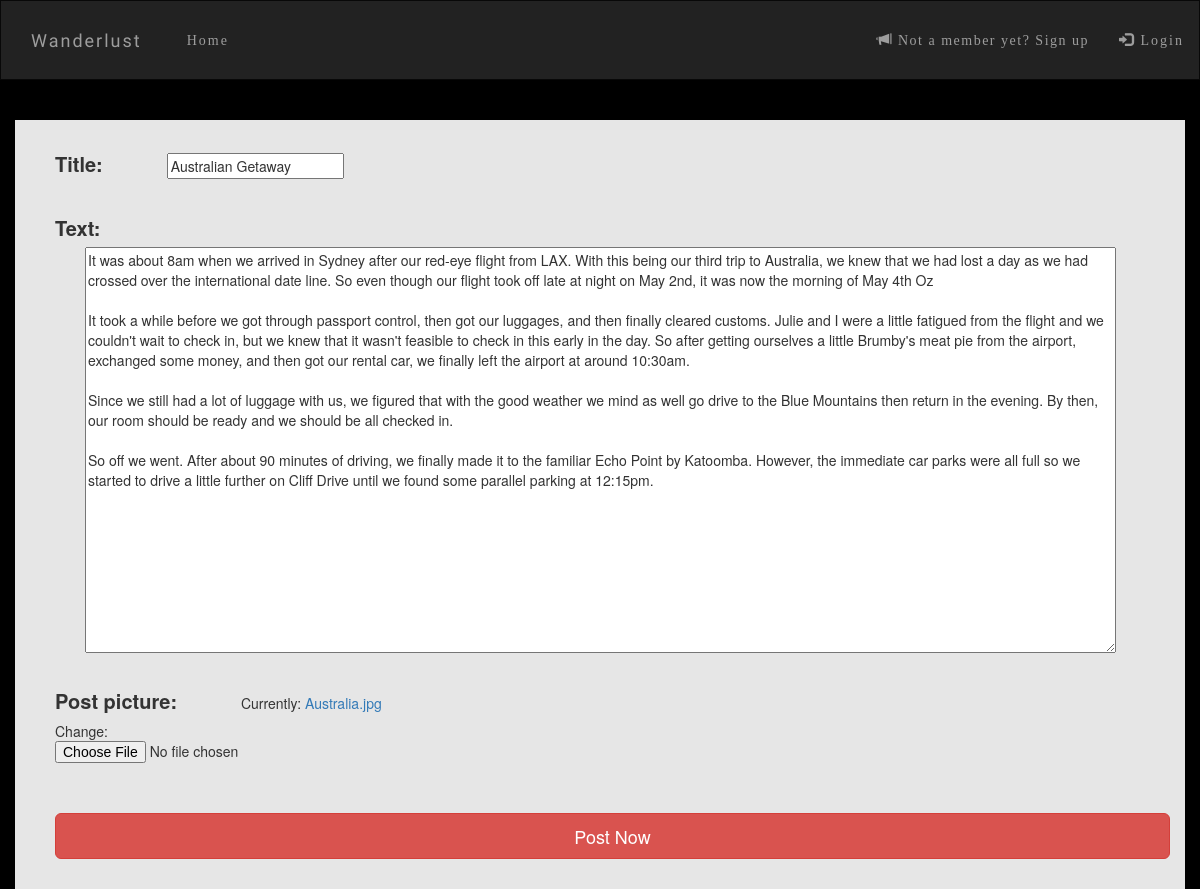
The app's page /blog/post/edit/1/ with its own data.
### blog_app/models.py (models this page shows, shortened)
class Post(models.Model) :
    author = models.ForeignKey(settings.AUTH_USER_MODEL, default=1)
    title = models.CharField(max_length=150)
    text = models.TextField()
    post_picture = models.FileField()
    created_date = models.DateTimeField(default=timezone.now)
    publish_date = models.DateTimeField(null=True, blank=True)

### blog_app/views.py (the view)
# urls.py: url(r'^post/edit/(?P<pk>\d+)/$', views.post_update, name='update_post'),
def post_update(request, pk):
    instance = get_object_or_404(Post, pk = pk)
    form = PostForm(request.POST or None, instance=instance)
    if form.is_valid():
        instance = form.save(commit=False)
        instance.save()
        return redirect('post_detail', pk=instance.pk)
    context = {
        'form' : form,
    }
    return render(request, 'blog_app/new_post.html', context)

### blog_app/forms.py
class PostForm(forms.ModelForm):
    text = forms.CharField(label='Text', max_length=2000,
                           widget=forms.Textarea(attrs={'rows': '20', 'cols': '135'}))
    class Meta:
        model = Post
        fields = ('title', 'text', 'post_picture')

### blog_app/templates/blog_app/new_post.html (shortened to what this page needs)
{% extends 'blog_app/base.html' %}
{% block bg %}
        style="background-color : black"
    {% endblock %}
{% block content %}
    <br><br>
    <div class ="container" style="background-color: #e6e6e6 ; padding-top: 30px ; padding-bottom: 30px; margin-top: 0px ; padding-left: 40px">
    <form method="post" enctype="multipart/form-data">
    {% for field in form %}
      <p>
          <span style="margin-right: 30px ; font-size: 20px ; ">{{ field.label_tag }}</span>
          <span style="margin-left: 30px">{{ field }}</span>
      <br>
        <br>
      </p>
    {% endfor %}
    <center>
    <input type="submit" class="btn btn-lg btn-danger btn-block" value="Post Now">
    </center>
  </form>
    </div>
{% endblock %}

### records on screen
Post: form "Australian Getaway" "It was about 8am when we arrived in Sydney after our red-eye flight from LAX. With this being our third trip to Australia, we knew that we had lost a day as we had crossed over the international date line. So even though our flight took off late at night on May 2nd, it was now the morning of May 4th Oz It took a while before we got through passport control, then got our luggages, and then finally cleared customs. Julie and I were a little fatigued from the flight and we couldn't wait to check in, but we knew that it wasn't feasible to check in this early in the day. So after getting ourselves a little Brumby's meat pie from the airport, exchanged some money, and then got our rental car, we…"

### other values on screen
{{ field.label_tag }} "Title:" "Text:" "Post picture:"
